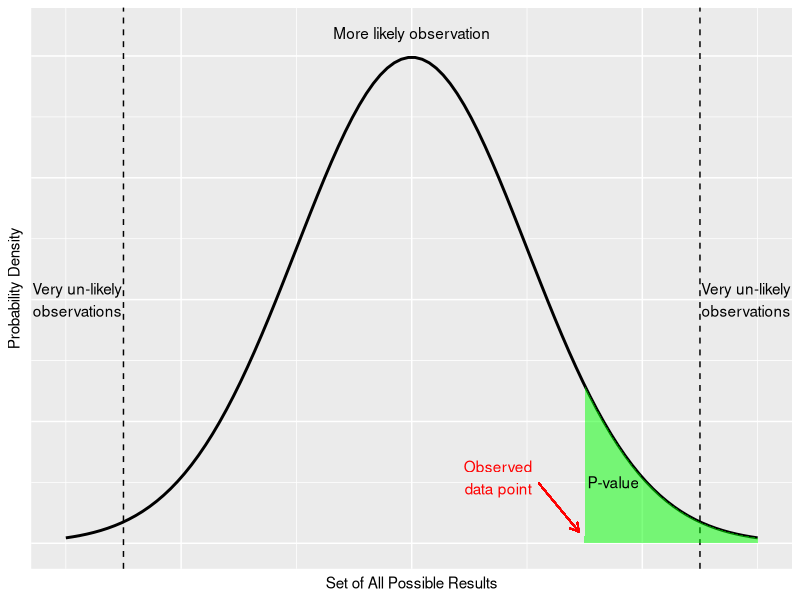

The R source for this figure:
## ---- chunk 1
#| echo: false


# Load necessary libraries
library(ggplot2)

# Create data for normal distribution
x <- seq(-3, 3, length=100)
y <- dnorm(x)

# Create a data frame
data <- data.frame(x=x, y=y)

# Observed data point
observed_point <- 1.5

# P-value area
p_value_area <- seq(observed_point, 3, length=100)
p_value_y <- dnorm(p_value_area)

# Plotting
ggplot(data=data) +
  geom_line(aes(x=x, y=y), size=1) +
  geom_vline(xintercept=c(-2.5), linetype="dashed") +
  geom_vline(xintercept=c(2.5), linetype="dashed") +
  annotate("text", x=-2.5-0.4,y=0.2,label="Very un-likely\nobservations") +
  annotate("text", x=2.5+0.4,y=0.2,label="Very un-likely\nobservations") +
  annotate("text", x=-0,y=max(y)+0.02,label="More likely observation") + 
  geom_segment(aes(x = observed_point - .4 , y = dnorm(observed_point) - 0.08 , xend = observed_point - .05 , yend = dnorm(observed_point) - 0.12), arrow = arrow(length = unit(0.25,"cm")), color='red') + 
  annotate("text", x = observed_point - .75 , y = dnorm(observed_point + 0.5) , label='Observed\ndata point', color='red') +
  geom_area(aes(x=p_value_area, y=p_value_y), fill="green", alpha=0.5) +
  annotate("text", x=observed_point + 0.25, y=0.05, label="P-value", color="black") +
  xlab("Set of All Possible Results") +
  ylab("Probability Density") +
  theme(axis.text=element_blank(), axis.ticks=element_blank())
